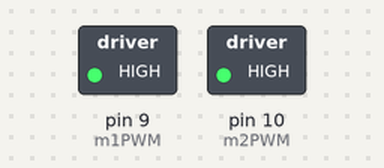
A sketch run on a simulated Arduino Uno, built with avr-gcc and run on an emulated ATmega328P. On the bench: switched loads named in the sketch (green lamp = pin HIGH).

Above: at 1.5 s.
At 4.0 s:
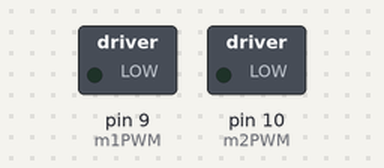
Timing chart, 0 to 6.6 s (numbered marks = the images above):
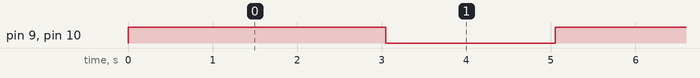

Measured:
- by itself, pin 9 (m1PWM), pin 10 (m2PWM): alternates HIGH for 3.1 s and LOW for 2.0 s

The sketch:

Rotation_v2.ino
```cpp
/*
  Turning clockwise = increasing degrees and vice versa
  Robot will rotate clockwise (rotate right) on the spot

  Left motor = M2, Right motor = M1

  Connections             Arduino Pin
  M2Encoder B output ---> pin 3
  M1Encoder B output ---> pin 5

  Rotation (Degrees)      100% DC Power Duration (ms)
  90                      200
  180                     550
  360                     1250

  Circumference of wheel = pi*d = 6*pi where d = diameter (cm)
  360 degree rotation = 3.25 revolution of the wheel (approx) = 19.5*pi cm
  Therefore full speed = 19.5*pi/1.25 = 49cm/s

  WARNING: Rotate() only works for degrees between 720 - 1080. Not accurate for degrees below 720
  NOTE: Accuracy is also dependent on amount of remaining battery power

*/

// Initialization
int m1INA = 2;      // Motor1 Dir A
int m1INB = 4;        // Motor1 Dir B
int m1PWM = 9;       // M1PWM
int m2INA = 7;      // Motor2 Dir A
int m2INB = 8;        // Motor2 Dir B
int m2PWM = 10;       // M2PWM

void setup()
{
  Serial.begin(9600);
}

void loop()
{
  //rotateClockwise90();
  //delay(2000);
  rotateLeft(720);
  delay(2000);
  rotateRight(720);
  delay(2000);
}

void rotateClockwise90(){
  // setting wheel direction to rotate robot clockwise
  digitalWrite(m1INB, LOW);
  digitalWrite(m2INB, HIGH);
  digitalWrite(m1INA, HIGH);
  digitalWrite(m2INA, LOW);

  analogWrite(m2PWM, 1*255);
  analogWrite(m1PWM, 1*255);

  delay(200);
  analogWrite(m2PWM, 0*255);
  analogWrite(m1PWM, 0*255);

//  digitalWrite(m1INB, HIGH);
//  digitalWrite(m2INB, HIGH);
//  digitalWrite(m1INA, LOW);
//  digitalWrite(m2INA, LOW);
}

void rotateLeft(int deg){
  double rounds = deg/360.0;
  double extraTime = (rounds-1)*450.0;
  double totalTime = ((deg*1300.0)/360.0) + extraTime;

  // setting wheel direction to rotate robot clockwise
  digitalWrite(m1INB, LOW);
  digitalWrite(m2INB, HIGH);
  digitalWrite(m1INA, HIGH);
  digitalWrite(m2INA, LOW);

  analogWrite(m2PWM, 1*255);
  analogWrite(m1PWM, 1*255);

  delay(totalTime);
  analogWrite(m2PWM, 0*255);
  analogWrite(m1PWM, 0*255);
}

void rotateRight(int deg){
  double rounds = deg/360.0;
  double extraTime = (rounds-1)*500.0;
  double totalTime = ((deg*1300.0)/360.0) + extraTime;

  // setting wheel direction to rotate robot clockwise
  digitalWrite(m1INB, HIGH);
  digitalWrite(m2INB, LOW);
  digitalWrite(m1INA, LOW);
  digitalWrite(m2INA, HIGH);

  analogWrite(m2PWM, 1*255);
  analogWrite(m1PWM, 1*255);

  delay(totalTime);
  analogWrite(m2PWM, 0*255);
  analogWrite(m1PWM, 0*255);
}
```
